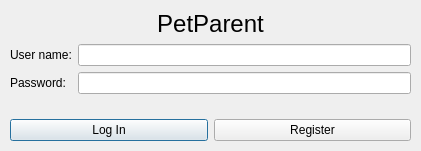
<?xml version="1.0" encoding="UTF-8"?>
<ui version="4.0">
 <class>login</class>
 <widget class="QDialog" name="login">
  <property name="geometry">
   <rect>
    <x>0</x>
    <y>0</y>
    <width>421</width>
    <height>151</height>
   </rect>
  </property>
  <property name="windowTitle">
   <string>Dialog</string>
  </property>
  <widget class="QWidget" name="layoutWidget">
   <property name="geometry">
    <rect>
     <x>10</x>
     <y>10</y>
     <width>401</width>
     <height>131</height>
    </rect>
   </property>
   <layout class="QVBoxLayout" name="verticalLayout_2">
    <item>
     <layout class="QFormLayout" name="formLayout">
      <item row="1" column="0">
       <widget class="QLabel" name="label_2">
        <property name="text">
         <string>User name:</string>
        </property>
       </widget>
      </item>
      <item row="1" column="1">
       <widget class="QLineEdit" name="un"/>
      </item>
      <item row="2" column="0">
       <widget class="QLabel" name="label_3">
        <property name="text">
         <string>Password:</string>
        </property>
       </widget>
      </item>
      <item row="2" column="1">
       <widget class="QLineEdit" name="pass"/>
      </item>
      <item row="0" column="0" colspan="2">
       <widget class="QLabel" name="label">
        <property name="font">
         <font>
          <pointsize>18</pointsize>
         </font>
        </property>
        <property name="text">
         <string>PetParent</string>
        </property>
        <property name="alignment">
         <set>Qt::AlignCenter</set>
        </property>
       </widget>
      </item>
     </layout>
    </item>
    <item>
     <layout class="QHBoxLayout" name="horizontalLayout">
      <item>
       <widget class="QPushButton" name="li">
        <property name="text">
         <string>Log In</string>
        </property>
       </widget>
      </item>
      <item>
       <widget class="QPushButton" name="reg">
        <property name="text">
         <string>Register</string>
        </property>
       </widget>
      </item>
     </layout>
    </item>
   </layout>
  </widget>
 </widget>
 <resources/>
 <connections/>
</ui>
